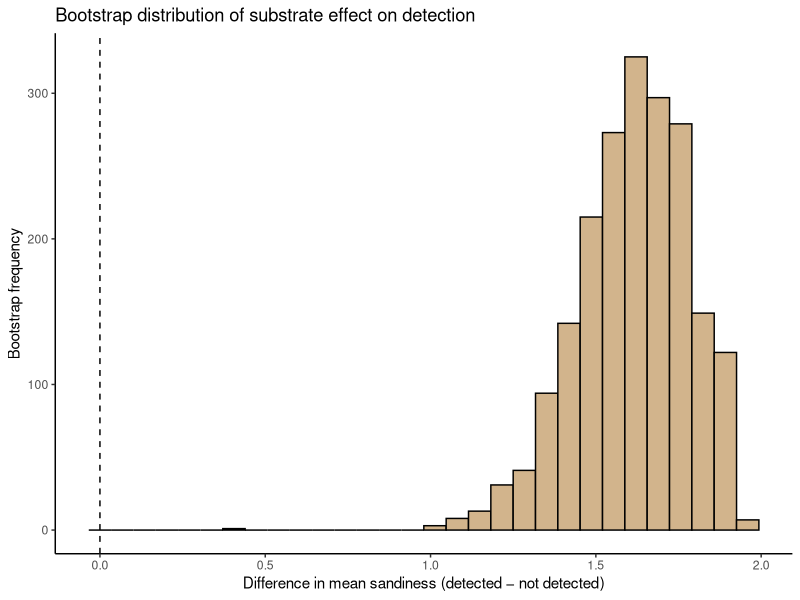
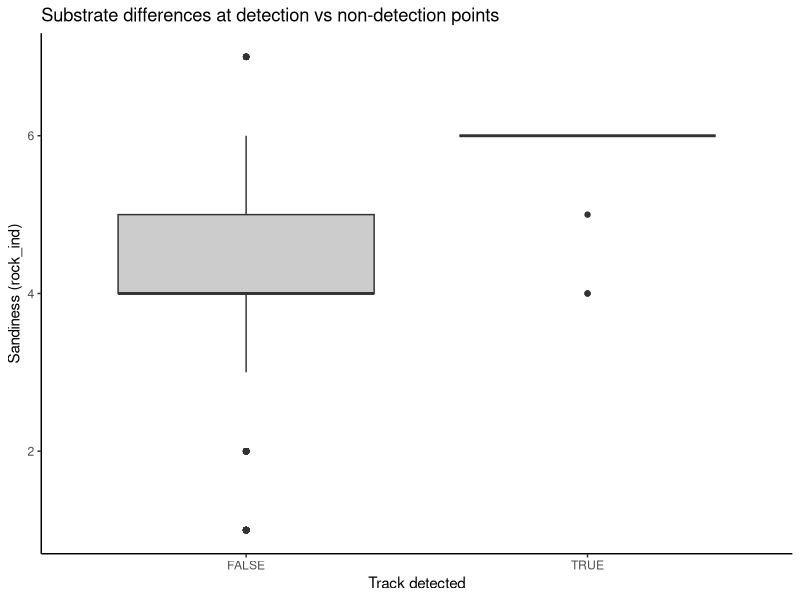

Write the R code that produced these figures, in order. (Note: this script raises an error after producing the figures.)
library(dplyr)
library(rsample)
library(purrr)
library(broom)
library(tidyverse)
library(ggplot2)
# bring in dataset
gm <- read.csv("data/data_gmocc_all-ut.csv", stringsAsFactors = FALSE)

# remove off transect detections 
gm$tran_id <- trimws(gm$tran_id) # fixing any spacing issues in tran_id
gm <- gm[!grepl("OTD", gm$tran_id, ignore.case = TRUE), ]

# bring in the transect length data
t.length <- read.csv("data/data_gmocc_tran-distance.csv", stringsAsFactors = FALSE)

# remove off transect detections
t.length$tran_id <- trimws(t.length$tran_id)
t.length <- t.length[!grepl("OTD", t.length$tran_id, ignore.case = TRUE), ]


# calculate time since midnight
time <- strsplit(ifelse(is.na(gm$time), "NA:NA:NA", gm$time), ":", fixed = TRUE)
hh <- as.numeric(sapply(time, `[`, 1))
mm <- as.numeric(sapply(time, `[`, 2))
ss <- as.numeric(sapply(time, `[`, 3))
gm$time_sec <- hh*3600 + mm*60 + ss
gm$time_sec[!is.finite(gm$time_sec)] <- NA_real_

# replacement detection covariates
replacement.covs <- c("utm_x", "utm_y", "time", "detection","avg_wind_spd", "air_temp", "rel_hum", "gr_temp", "rock_ind", "shr_nw", "shr_ne", "shr_se", "shr_sw", "shr_pt_density", "vpd", "time_sec")

# function for replacing the detection point to appropriate time/collection point
gm <- gm %>%
  group_by(site_id, tran_id) %>%
  dplyr::group_modify(~ {
    df <- .x
    col.pts <- which(df$col_point %in% 1:5 & !is.na(df$time_sec))    # col_point 1-5
    det.pt   <- which(df$col_point == 6   & !is.na(df$time_sec))     # col_point 6 (detection point)
    if (length(col.pts) == 0 || length(det.pt) == 0) return(df)      # if no col_point 1-5 or col_point 6, do nothing ()
    
    for (i in det.pt) {                                               # for each col_point 6 row, find nearest-in-time col_point 1–5 and copy covariates
      dif   <- abs(df$time_sec[col.pts] - df$time_sec[i])
      nearest <- col.pts[which.min(dif)]
      df[nearest, replacement.covs] <- df[i, replacement.covs]
    }
    df
  }) %>%
  ungroup()


# keep only on-transect collection points 1–5 (removes off-transect detections)
transects <- subset(gm, col_point %in% 1:5)

# sanity check transects and detection points: 
# transects %>% filter(detection == 1)

# add the transect length (path_km)
transects <- merge(transects, t.length[, c("site_id","tran_id","path_km")],
                   by = c("site_id","tran_id"), all.x = TRUE)

set.seed(456)

# Make a clean analysis df with explicit detected flag and factor for stratification
transects_bs <- transects %>%
  mutate(
    detected = detection == 1,                 # logical TRUE/FALSE
    detection_f = factor(detection, levels = c(0, 1)))

boot.resamples <- bootstraps(transects_bs, times = 2000, strata = detection_f)

# statistic: mean(rock_ind | detected) - mean(rock_ind | not detected)
#This function takes a 'split' object, extracts the analysis data,
# and calculates the mean of the 'rockiness' column
rockiness.means <- function(split) {
  df <- analysis(split)
  
  detections_m    <- mean(df$rock_ind[df$detected], na.rm = TRUE)
  nondetections_m <- mean(df$rock_ind[!df$detected], na.rm = TRUE)
  
  tibble(rock_diff = detections_m - nondetections_m)
}

# 3. Apply the function to all resamples using purrr::map
boot.results <- boot.resamples %>%
  mutate(estimates = map(splits, rockiness.means)) %>%
  unnest(estimates)

print(boot.results)

# Optional: summarize + CI
orig_diff <- with(transects_bs,
                  mean(rock_ind[detected], na.rm = TRUE) -
                    mean(rock_ind[!detected], na.rm = TRUE))

ci <- quantile(boot.results$rock_diff, c(0.025, 0.5, 0.975), na.rm = TRUE)

orig_diff
ci

ggplot(boot.results, aes(x = rock_diff)) +
  geom_histogram(bins = 30, fill = "tan", color = "black") +
  geom_vline(xintercept = 0, linetype = "dashed") +
  labs(
    x = "Difference in mean sandiness (detected − not detected)",
    y = "Bootstrap frequency",
    title = "Bootstrap distribution of substrate effect on detection"
  ) +
  theme_classic()

  
ggplot(transects_bs, aes(x = factor(detected), y = rock_ind)) +
  geom_boxplot(fill = c("grey80", "tan")) +
  labs(
    x = "Track detected",
    y = "Sandiness (rock_ind)",
    title = "Substrate differences at detection vs non-detection points"
  ) +
  theme_classic()

ci_df <- tibble(
  ymin = quantile(boot.results$rock_diff, 0.025),
  ymed = quantile(boot.results$rock_diff, 0.5),
  ymax = quantile(boot.results$rock_diff, 0.975))

ci_df

#
ggplot(boot.results, aes(x = rock_diff)) +
  geom_histogram(
    bins = 30,
    fill = "#D2B48C",
    color = "black",
    alpha = 0.9 ) +
  geom_vline(
    xintercept = obs_diff,
    linetype = "dashed",
    linewidth = 1 ) +
  geom_vline(
    xintercept = c(ci_df$ymin, ci_df$ymax),
    linetype = "dotted",
    linewidth = 0.8) +
  annotate(
    "text",
    x = obs_diff,
    y = Inf,
    label = paste0(
      "Observed mean = ", round(obs_diff, 2),
      "\n95% CI: [", round(ci_df$ymin, 2), ", ", round(ci_df$ymax, 2), "]"),  
    vjust = 1.5,
    hjust = -0.05,
    size = 4) +
  labs(
    x = "Difference in mean rockiness (detected – not detected)",
    y = "Bootstrap frequency",
    title = "Bootstrap distribution of substrate effect on track detection",
    subtitle = "Positive values indicate sandier substrate at detection points"  ) +
  theme_minimal()
